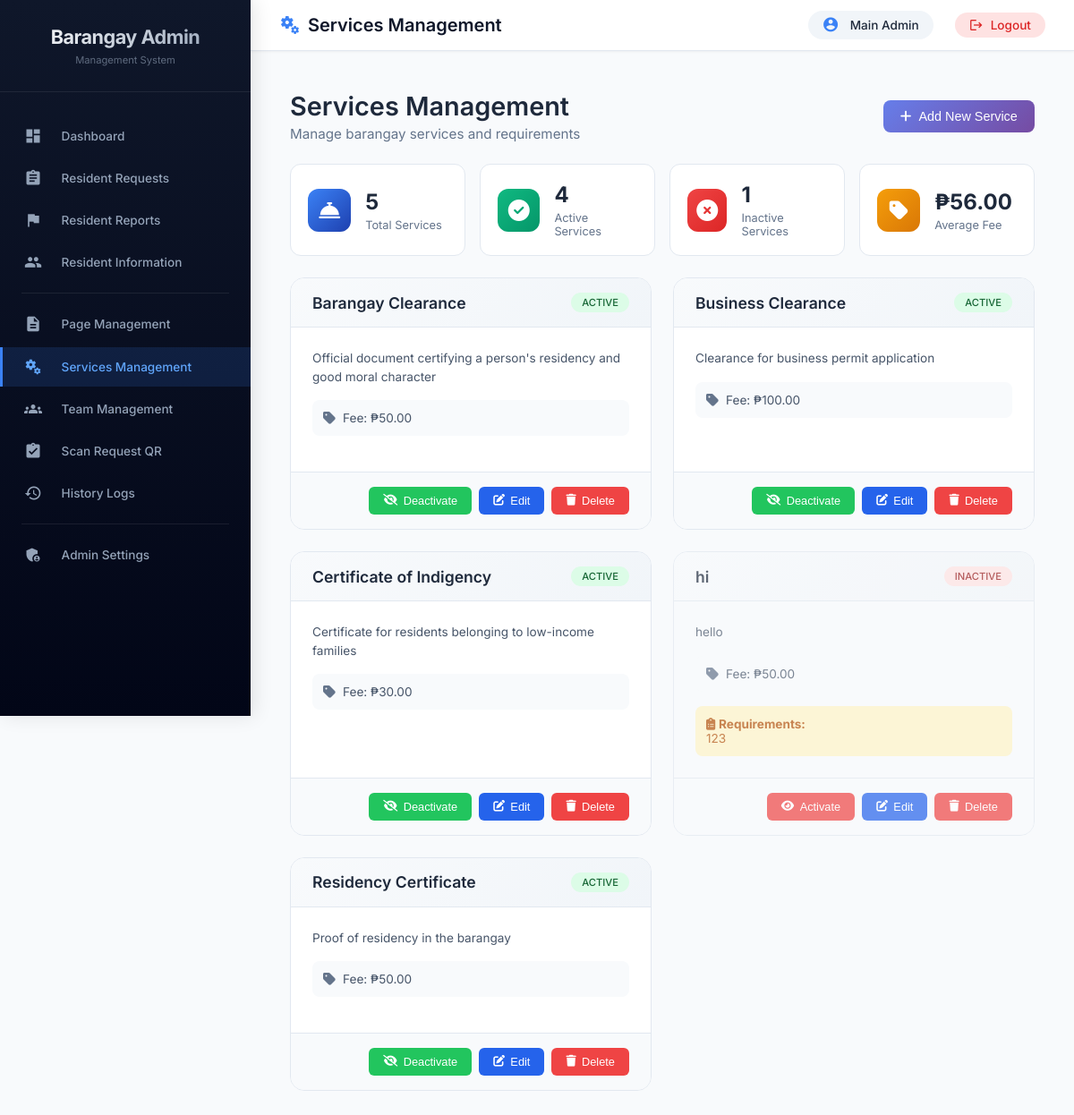
/admin/management/services.php (signed in), run on the app's committed database.
### tables this page shows
CREATE TABLE `services` (
  `id` int(11) NOT NULL,
  `service_name` varchar(100) NOT NULL,
  `description` text DEFAULT NULL,
  `requirements` text DEFAULT NULL,
  `processing_time` varchar(100) DEFAULT NULL,
  `fee` decimal(10,2) DEFAULT NULL,
  `is_active` tinyint(1) DEFAULT 1,
  `created_at` timestamp NOT NULL DEFAULT current_timestamp()
);

### admin/includes/permissions.php (called while the page is built, shortened)
<?php
function isMainAdmin() {
    return isset($_SESSION['admin_type']) && $_SESSION['admin_type'] == 'main_admin';
}
?>

### admin/management/services.php (the view, shortened to what this page needs)
<?php
require_once '../includes/permissions.php';
$database = new Database();
$db = $database->getConnection();
$query = "SELECT * FROM services ORDER BY service_name";
$stmt = $db->query($query);
$services = $stmt->fetchAll(PDO::FETCH_ASSOC);
$stats_query = "SELECT
                COUNT(*) as total,
                SUM(CASE WHEN is_active = 1 THEN 1 ELSE 0 END) as active,
                SUM(CASE WHEN is_active = 0 THEN 1 ELSE 0 END) as inactive,
                AVG(fee) as avg_fee
                FROM services";
$stats_stmt = $db->query($stats_query);
$stats = $stats_stmt->fetch(PDO::FETCH_ASSOC);
include '../includes/admin_header.php';
?>
<link rel="stylesheet" href="https://cdnjs.cloudflare.com/ajax/libs/font-awesome/6.4.0/css/all.min.css">
<div class="services-module">
    <div class="module-header">
        <div class="module-title">
            <h1>Services Management</h1>
            <p>Manage barangay services and requirements</p>
        </div>
        <div class="header-actions">
            <button onclick="openModal('addModal')" class="btn-primary">
                <i class="fas fa-plus"></i> Add New Service
            </button>
        </div>
    </div>
    <div class="stats-grid">
        <div class="stat-card">
            <div class="stat-icon" style="background: linear-gradient(135deg, #3b82f6, #1e40af);">
                <i class="fas fa-concierge-bell"></i>
            </div>
            <div class="stat-details">
                <h3><?php echo $stats['total'] ?? 0; ?></h3>
                <p>Total Services</p>
            </div>
        </div>
        <div class="stat-card">
            <div class="stat-icon" style="background: linear-gradient(135deg, #10b981, #059669);">
                <i class="fas fa-check-circle"></i>
            </div>
            <div class="stat-details">
                <h3><?php echo $stats['active'] ?? 0; ?></h3>
                <p>Active Services</p>
            </div>
        </div>
        <div class="stat-card">
            <div class="stat-icon" style="background: linear-gradient(135deg, #ef4444, #dc2626);">
                <i class="fas fa-times-circle"></i>
            </div>
            <div class="stat-details">
                <h3><?php echo $stats['inactive'] ?? 0; ?></h3>
                <p>Inactive Services</p>
            </div>
        </div>
        <div class="stat-card">
            <div class="stat-icon" style="background: linear-gradient(135deg, #f59e0b, #d97706);">
                <i class="fas fa-tag"></i>
            </div>
            <div class="stat-details">
                <h3>₱<?php echo number_format($stats['avg_fee'] ?? 0, 2); ?></h3>
                <p>Average Fee</p>
            </div>
        </div>
    </div>
    <div class="services-grid">
        <?php if (empty($services)): ?>
            <div class="empty-state">
                <i class="fas fa-concierge-bell"></i>
                <p>No services found</p>
                <button onclick="openModal('addModal')" class="btn-primary" style="margin-top: 1rem;">Add Your First Service</button>
            </div>
        <?php else: ?>
            <?php foreach ($services as $service): ?>
            <div class="service-card <?php echo !$service['is_active'] ? 'inactive' : ''; ?>">
                <div class="service-header">
                    <h3><?php echo htmlspecialchars($service['service_name']); ?></h3>
                    <div class="service-status">
                        <span class="status-badge status-<?php echo $service['is_active'] ? 'active' : 'inactive'; ?>">
                            <?php echo $service['is_active'] ? 'Active' : 'Inactive'; ?>
                        </span>
                    </div>
                </div>
                <div class="service-content">
                    <div class="service-description">
                        <?php echo nl2br(htmlspecialchars(substr($service['description'], 0, 150))); ?>
                    </div>
                    <div class="service-details">
                        <div class="detail-item">
                            <i class="fas fa-tag"></i>
                            <span>Fee: <?php echo $service['fee'] > 0 ? '₱' . number_format($service['fee'], 2) : 'Free'; ?></span>
                        </div>
                    </div>
                    <?php if ($service['requirements']): ?>
                    <div class="service-requirements">
                        <i class="fas fa-clipboard-list"></i>
                        <strong>Requirements:</strong><br>
                        <?php echo nl2br(htmlspecialchars(substr($service['requirements'], 0, 100))); ?>
                    </div>
                    <?php endif; ?>
                </div>
                <div class="service-footer">
                    <button onclick="toggleStatus(<?php echo $service['id']; ?>, <?php echo $service['is_active']; ?>)"
                            class="btn-toggle <?php echo $service['is_active'] ? 'active' : 'inactive'; ?>">
                        <i class="fas <?php echo $service['is_active'] ? 'fa-eye-slash' : 'fa-eye'; ?>"></i>
                        <?php echo $service['is_active'] ? 'Deactivate' : 'Activate'; ?>
                    </button>
                    <button onclick="editService(<?php echo htmlspecialchars(json_encode($service)); ?>)" class="btn-edit">
                        <i class="fas fa-edit"></i> Edit
                    </button>
                    <?php if (isMainAdmin()): ?>
                    <button onclick="deleteService(<?php echo $service['id']; ?>)" class="btn-delete">
                        <i class="fas fa-trash"></i> Delete
                    </button>
                    <?php endif; ?>
                </div>
            </div>
            <?php endforeach; ?>
        <?php endif; ?>
    </div>
</div>
<?php include '../includes/admin_footer.php'; ?>

### admin/includes/admin_header.php (style rules this page uses)
* { margin: 0; padding: 0; box-sizing: border-box; }
body { font-family: 'Inter', 'Segoe UI', Tahoma, Geneva, Verdana, sans-serif; background: #f8fafc; overflow-x: hidden; }

### admin/management/services.php (style rules this page uses)
.services-module { width: 100%; max-width: 1400px; margin: 0 auto; padding: 1rem; }
.module-header { display: flex; justify-content: space-between; align-items: center; margin-bottom: 1.5rem; flex-wrap: wrap; gap: 1rem; }
.module-title h1 { font-size: 1.8rem; font-weight: 600; color: #1e293b; margin-bottom: 0.25rem; }
.module-title p { color: #64748b; font-size: 0.95rem; }
.header-actions { display: flex; gap: 0.75rem; flex-wrap: wrap; }
.btn-primary { display: inline-flex; align-items: center; gap: 0.5rem; padding: 0.6rem 1.2rem; background: linear-gradient(135deg, #667eea 0%, #764ba2 100%); color: white; border: none; border-radius: 8px; font-size: 0.9rem; font-weight: 500; cursor: pointer; transition: all 0.2s; text-decoration: none; }
.stats-grid { display: grid; grid-template-columns: repeat(4, 1fr); gap: 1rem; margin-bottom: 1.5rem; }
.stat-card { background: white; padding: 1.2rem; border-radius: 12px; display: flex; align-items: center; gap: 1rem; border: 1px solid #e2e8f0; transition: all 0.2s; }
.stat-icon { width: 48px; height: 48px; border-radius: 12px; display: flex; align-items: center; justify-content: center; }
.stat-icon i { font-size: 1.5rem; color: white; }
.stat-details h3 { font-size: 1.5rem; font-weight: 700; color: #1e293b; }
.stat-details p { color: #64748b; font-size: 0.8rem; margin-top: 0.25rem; }
.services-grid { display: grid; grid-template-columns: repeat(auto-fill, minmax(400px, 1fr)); gap: 1.5rem; }
.service-card { background: white; border-radius: 16px; border: 1px solid #e2e8f0; overflow: hidden; transition: all 0.2s; display: flex; flex-direction: column; }
.service-card.inactive { opacity: 0.7; background: #f8fafc; }
.service-header { padding: 1rem 1.5rem; background: linear-gradient(135deg, #f8fafc 0%, #f1f5f9 100%); border-bottom: 1px solid #e2e8f0; display: flex; justify-content: space-between; align-items: center; flex-wrap: wrap; gap: 0.5rem; }
.service-header h3 { font-size: 1.1rem; font-weight: 600; color: #1e293b; }
.service-status { display: flex; align-items: center; gap: 0.5rem; }
.status-badge { padding: 0.25rem 0.75rem; border-radius: 20px; font-size: 0.7rem; font-weight: 500; text-transform: uppercase; }
.status-active { background: #dcfce7; color: #166534; }
.status-inactive { background: #fee2e2; color: #991b1b; }
.service-content { padding: 1.5rem; flex: 1; }
.service-description { color: #475569; line-height: 1.5; margin-bottom: 1rem; font-size: 0.85rem; }
.service-details { background: #f8fafc; padding: 0.75rem; border-radius: 8px; margin: 1rem 0; display: flex; flex-wrap: wrap; gap: 1rem; }
.detail-item { display: flex; align-items: center; gap: 0.5rem; font-size: 0.85rem; color: #475569; }
.detail-item i { font-size: 1rem; color: #64748b; }
.service-requirements { margin-top: 1rem; padding: 0.75rem; background: #fef3c7; border-radius: 8px; color: #b45309; font-size: 0.85rem; }
.service-footer { padding: 1rem 1.5rem; background: #f8fafc; border-top: 1px solid #e2e8f0; display: flex; gap: 0.5rem; justify-content: flex-end; flex-wrap: wrap; }
.btn-edit, .btn-delete, .btn-toggle { display: inline-flex; align-items: center; gap: 0.4rem; padding: 0.5rem 1rem; border: none; border-radius: 6px; font-size: 0.8rem; font-weight: 500; cursor: pointer; transition: all 0.2s; }
.btn-edit { background: #2563eb; color: white; }
.btn-delete { background: #ef4444; color: white; }
.btn-toggle { background: #f1f5f9; color: #475569; }
.btn-toggle.active { background: #22c55e; color: white; }
.btn-toggle.inactive { background: #ef4444; color: white; }

### data on the page
services: service_name "Barangay Clearance", is_active "ACTIVE", description "Official document certifying a person's residency and good moral character", fee "50.00"
services: service_name "Business Clearance", is_active "ACTIVE", description "Clearance for business permit application", fee "100.00"
services: service_name "Certificate of Indigency", is_active "ACTIVE", description "Certificate for residents belonging to low-income families", fee "30.00"
services: service_name "hi", is_active "INACTIVE", description "hello", fee "50.00", requirements "123"
services: service_name "Residency Certificate", is_active "ACTIVE", description "Proof of residency in the barangay", fee "50.00"

### other printed values
$_SESSION['admin_name'] "Main Admin"
$stats['total'] "5"
$stats['active'] "4"
$stats['inactive'] "1"
$stats['avg_fee'] "56.00"
